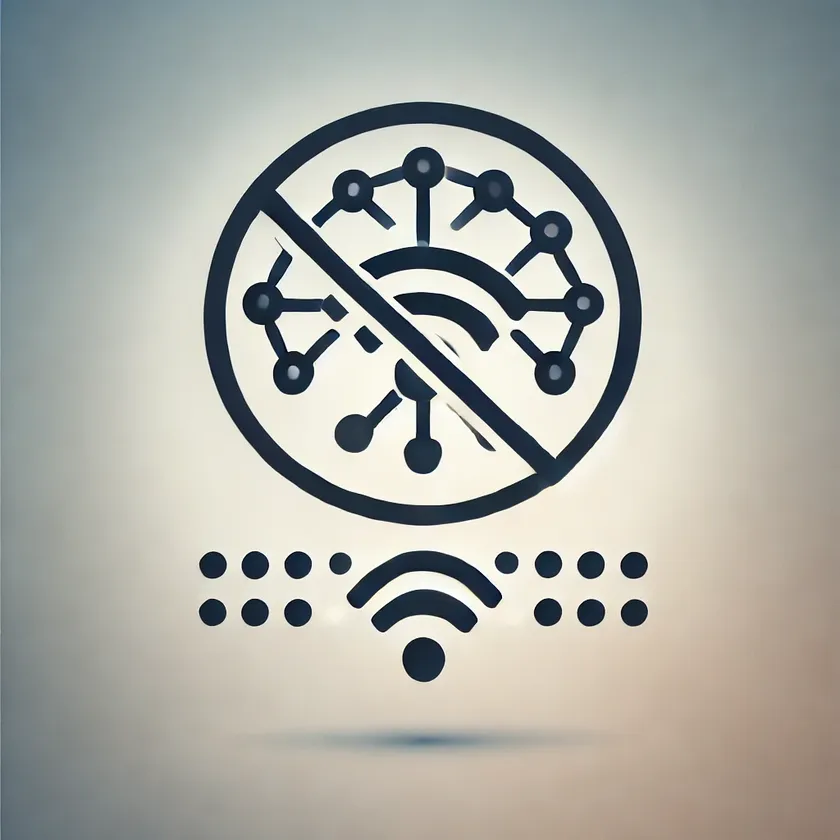
#> input picture image processing and filtering/a.webp, 840 x 840 px, shrunk from 1024 x 1024 before the run
$ python gaussian_blur.py
#> lines starting #> are read from the running program, lines starting #| are printed output that depends on the picture
import cv2

image=cv2.imread("a.webp")
#> image is the input picture: shape (840, 840, 3); mean B, G, R 165.3, 171.9, 170.4


blured=cv2.GaussianBlur(image,(7,7),3)
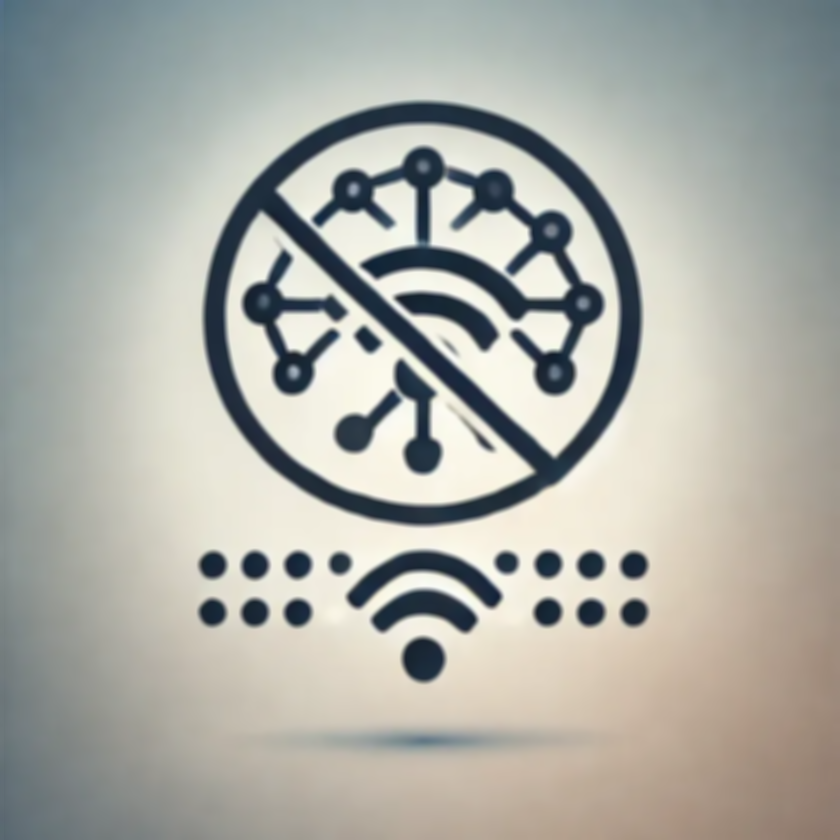
#> blured: shape (840, 840, 3); mean B, G, R 165.3, 171.9, 170.4
cv2.imshow("original image",image)
cv2.imshow("blured image",blured)

cv2.waitKey(0)
cv2.destroyAllWindows()
cv2.imwrite("_Image.jpg",blured)
